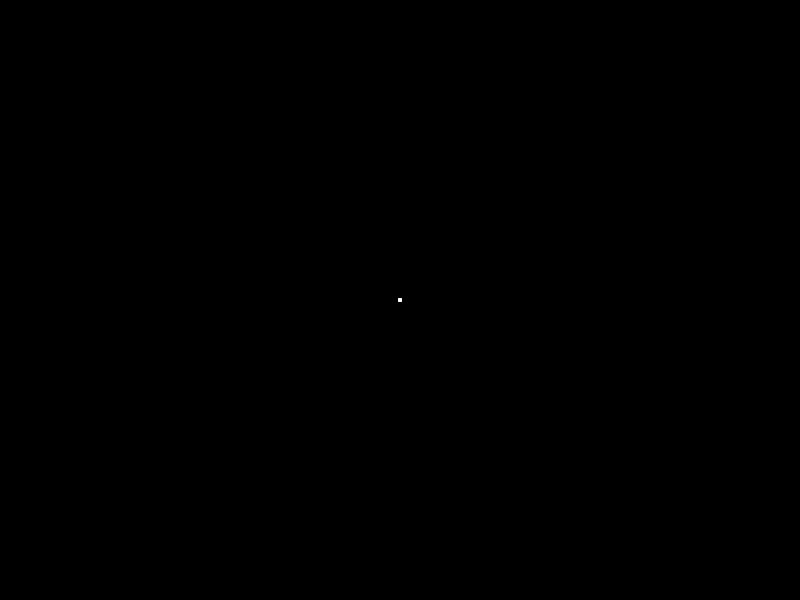
Frame 1 (no input)
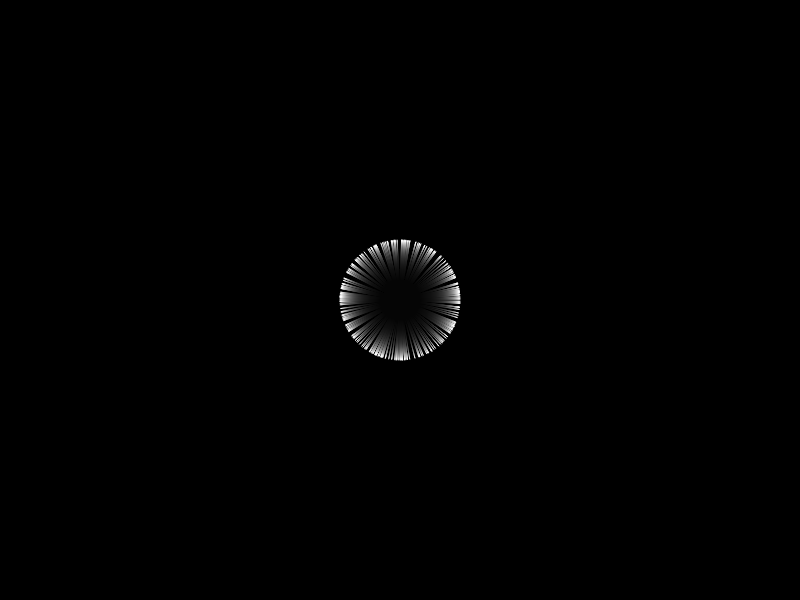
Frame 60 (no input)
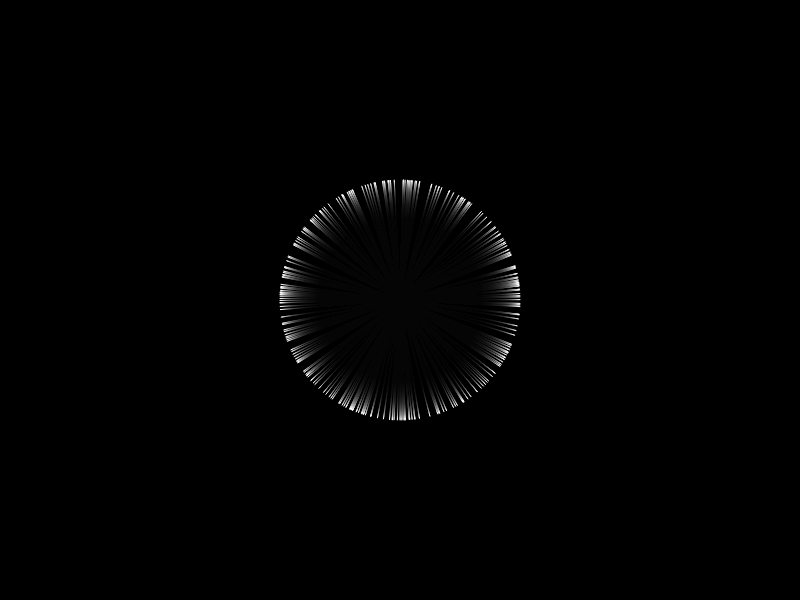
Frame 120 (the mouse pressed at the canvas centre since frame 60)

The p5.js sketch that drew these frames (run headless with seeded random() and noise() and a simulated clock; from frame 60 on, the mouse is pressed at the canvas centre):

// p5.js sketch
// ── sketch.js
class Walker {
  
  constructor(x=400, y=300) {
    
    walkers.push(this);
    this.pos = createVector(x, y);
    this.last = this.pos.copy();
    this.vel = p5.Vector.random2D();
    this.acc = createVector();
    this.r = random(1, 1);
    this.m = this.r * TWO_PI;
  }

  update() {
    this.acc.mult(0);

    attractors.forEach((a) => {
      this.acc.add(attract(a, this));
    });

    this.vel.add(this.acc);
    this.pos.add(this.vel);
  }

  draw() {
    stroke(255);
    if (dist(this.pos.x, this.pos.y, this.last.x, this.last.y) < 10) {
      line(this.pos.x, this.pos.y, this.last.x, this.last.y);
    }
    this.last = this.pos.copy();
  }
}

const walkers = [];

function setup() {
  createCanvas(800, 600);
  background(0);
  for (let i = 0; i < 300; i++) {
    new Walker();
  }
}

function mouseReleased() {
  attractors.push(createVector(mouseX, mouseY));
}

function draw() {
  background(0, 24);
  attractors.forEach((a) => circle(a.x, a.y, 5));
  for (let i = 0; i < walkers.length; i++) {
    walkers[i].update();
    walkers[i].draw();
  }
}

let attractors = [];

function attract(a, w) {
  let desiredVel = p5.Vector.sub(a, w.pos.copy());
  let distSq = desiredVel.magSq();

  let steering = p5.Vector.sub(desiredVel, w.vel.copy());
  steering.setMag(1 / constrain(distSq, 5, 50));
  return steering;
}
